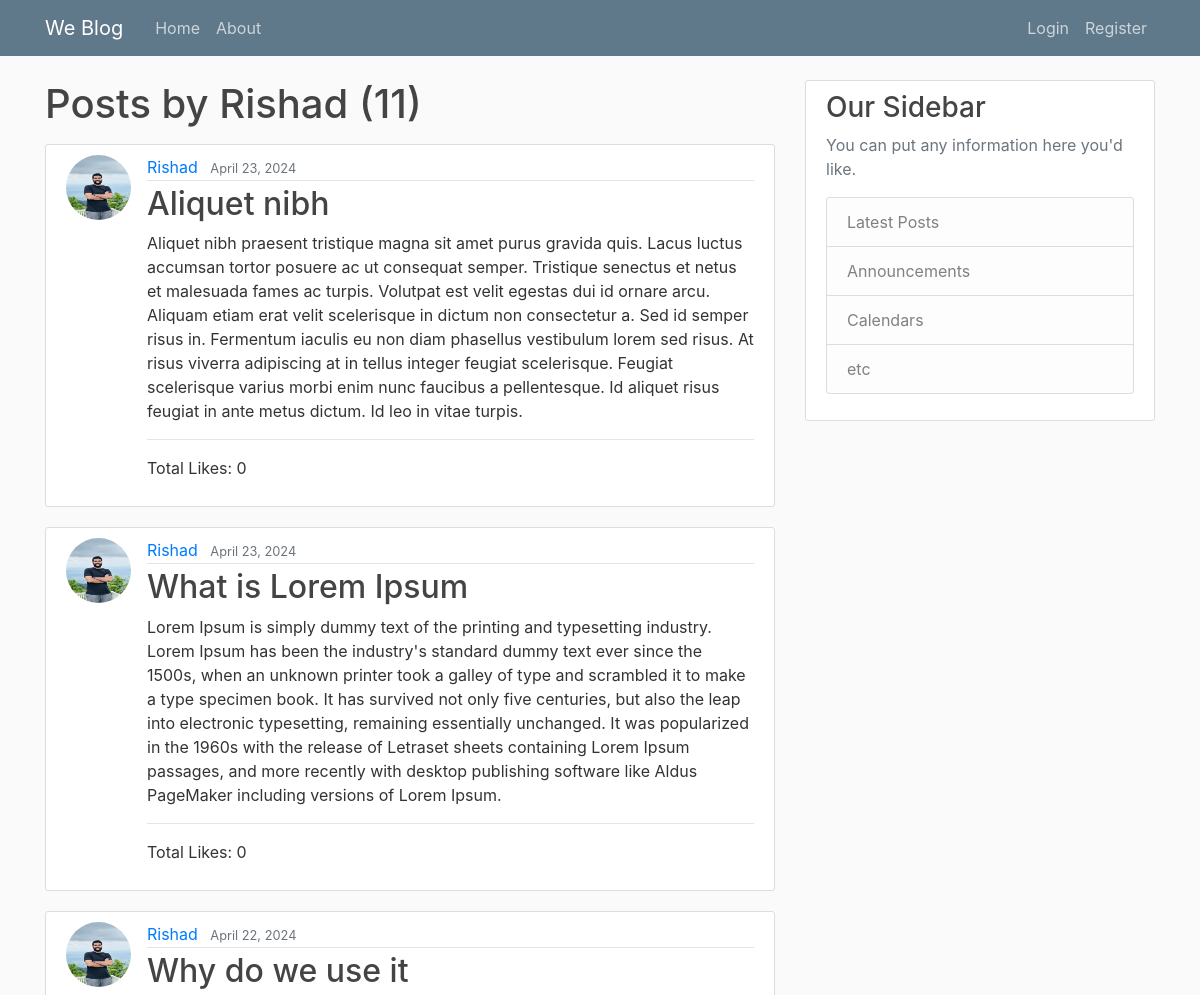
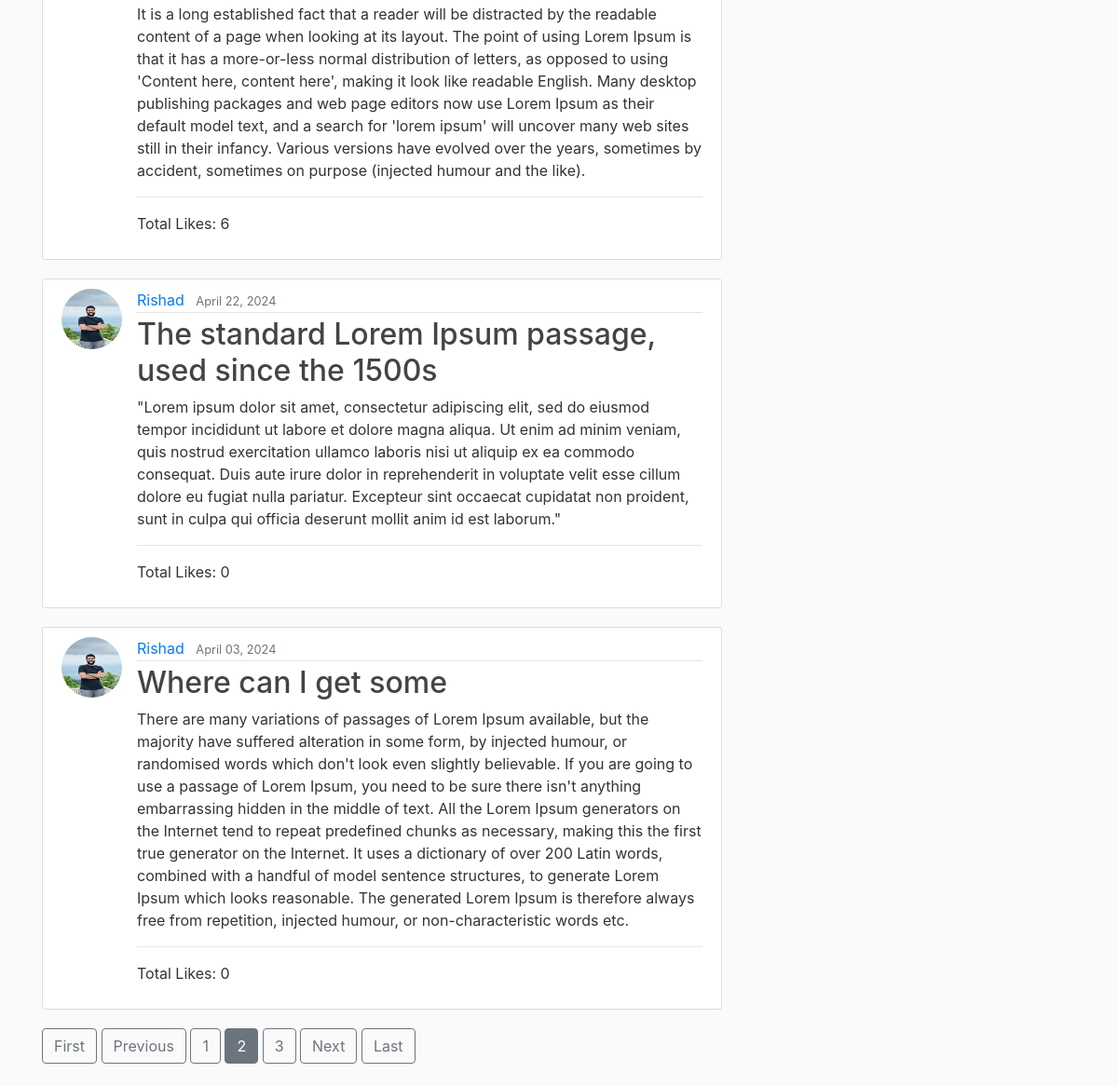
Page /user/Rishad/?page=2 on the committed database (2 pictures, top to bottom).
### blog/models.py (models this page shows, shortened)
class Post(models.Model):
    title = models.CharField(max_length=100)
    content = models.TextField()
    date_posted = models.DateTimeField(default=timezone.now) #used default to give option to change time & date posted
    author = models.ForeignKey(User, on_delete=models.CASCADE) #if the suer is deleted their post should also be deleted that why using (on_delete=models.CASCADE)
    likes = models.ManyToManyField(User, related_name='likes')

### users/models.py (models this page shows, shortened)
class Profile(models.Model):
    user = models.OneToOneField(User, on_delete=models.CASCADE)
    image = models.ImageField(default='default.jpg',upload_to='profile_pics')

### blog/views.py (the view)
# urls.py: path('user/<str:username>/', UserPostListView.as_view(), name='user-posts'),
class UserPostListView(ListView):
    model = Post
    template_name = 'blog/user_posts.html'     # <app>/<model>_<viewtype>.html
    context_object_name = 'posts'
    ordering = [ '-date_posted' ]
    paginate_by = 5
    def get_queryset(self):
        username = self.kwargs.get('username')
        user = get_object_or_404(User, username=username)
        queryset = super().get_queryset().filter(author=user)
        queryset = queryset.annotate(like_count=Count('likes'))
        return queryset

### blog/templates/blog/user_posts.html
{% extends "blog/base.html" %}
{% block content %}
  <h1 class="mb-3">Posts by {{ view.kwargs.username }} ({{ page_obj.paginator.count }})</h1>
  {% for post in posts %}
  <article class="media content-section">
    <img class="rounded-circle article-img" src="{{ post.author.profile.image.url }}">
    <div class="media-body">
          <div class="article-metadata">
              <a class="mr-2" href="{% url 'user-posts' post.author.username %}">{{ post.author }}</a>
              <small class="text-muted">{{ post.date_posted|date:"F d, Y" }}</small>
          </div>
          <h2><a class="article-title" href="{% url 'post-detail' post.id %}">{{ post.title }}</a></h2>
          <p class="article-content">{{ post.content }}</p>
          <hr>
          <p>Total Likes: {{ post.like_count }}</p>
    </div>
  </article>
  {% endfor %}
  {% if is_paginated %}
    {% if page_obj.has_previous %}
      <a class="btn btn-outline-secondary mb-4" href="?page=1">First</a>
      <a class="btn btn-outline-secondary mb-4" href="?page={{ page_obj.previous_page_number }}">Previous</a>
    {% endif %}
    {% for num in page_obj.paginator.page_range %}
      {% if page_obj.number == num %}
        <a class="btn btn-secondary mb-4" href="?page={{ num }}">{{ num }}</a>
      {% elif num > page_obj.number|add:'-3' and num < page_obj.number|add:'3'  %}
      <a class="btn btn-outline-secondary mb-4" href="?page={{ num }}">{{ num }}</a>
      {% endif %}
    {% endfor %}
    {% if page_obj.has_next %}
      <a class="btn btn-outline-secondary mb-4" href="?page={{ page_obj.next_page_number }}">Next</a>
      <a class="btn btn-outline-secondary mb-4" href="?page={{ page_obj.paginator.num_pages }}">Last</a>
    {% endif %}
  {% endif %}
{% endblock content %}

### blog/static/css/main.css (style rules this page uses)
body { background: #fafafa; color: #333333; margin-top: 5rem; }
h1, h2, h3, h4, h5, h6 { color: #444444; }
.content-section { background: #ffffff; padding: 10px 20px; border: 1px solid #dddddd; border-radius: 3px; margin-bottom: 20px; }
.article-title { color: #444444; }
.article-content { white-space: pre-line; }
.article-img { height: 65px; width: 65px; margin-right: 16px; }
.article-metadata { padding-bottom: 1px; margin-bottom: 4px; border-bottom: 1px solid #e3e3e3 }

### rows in the picture
Post: author.profile.image (picture), author "Rishad", date_posted "April 23, 2024", title "Aliquet nibh", content "Aliquet nibh praesent tristique magna sit amet purus gravida quis. Lacus luctus accumsan tortor posuere ac ut consequat semper. Tristique senectus et netus et malesuada fames ac turpis. Volutpat est velit egestas dui id ornare arcu. Aliquam etiam erat velit scelerisque in dictum non consectetur a. Sed id semper risus in. Fermentum iaculis eu non diam phasellus vestibulum lorem sed risus. At risus viverra adipiscing at in tellus integer feugiat scelerisque. Feugiat scelerisque varius morbi enim nunc faucibus a pellentesque. Id aliquet risus feugiat in ante metus dictum. Id leo in vitae turpis.", like_count "0"
Post: author.profile.image (picture), author "Rishad", date_posted "April 23, 2024", title "What is Lorem Ipsum", content "Lorem Ipsum is simply dummy text of the printing and typesetting industry. Lorem Ipsum has been the industry's standard dummy text ever since the 1500s, when an unknown printer took a galley of type and scrambled it to make a type specimen book. It has survived not only five centuries, but also the leap into electronic typesetting, remaining essentially unchanged. It was popularized in the 1960s with the release of Letraset sheets containing Lorem Ipsum passages, and more recently with desktop publishing software like Aldus PageMaker including versions of Lorem Ipsum.", like_count "0"
Post: author.profile.image (picture), author "Rishad", date_posted "April 22, 2024", title "Why do we use it", content "It is a long established fact that a reader will be distracted by the readable content of a page when looking at its layout. The point of using Lorem Ipsum is that it has a more-or-less normal distribution of letters, as opposed to using 'Content here, content here', making it look like readable English. Many desktop publishing packages and web page editors now use Lorem Ipsum as their default model text, and a search for 'lorem ipsum' will uncover many web sites still in their infancy. Various versions have evolved over the years, sometimes by accident, sometimes on purpose (injected humour and the like).", like_count "6"
Post: author.profile.image (picture), author "Rishad", date_posted "April 22, 2024", title "The standard Lorem Ipsum passage, used since the 1500s", content "\"Lorem ipsum dolor sit amet, consectetur adipiscing elit, sed do eiusmod tempor incididunt ut labore et dolore magna aliqua. Ut enim ad minim veniam, quis nostrud exercitation ullamco laboris nisi ut aliquip ex ea commodo consequat. Duis aute irure dolor in reprehenderit in voluptate velit esse cillum dolore eu fugiat nulla pariatur. Excepteur sint occaecat cupidatat non proident, sunt in culpa qui officia deserunt mollit anim id est laborum.\"", like_count "0"
Post: author.profile.image (picture), author "Rishad", date_posted "April 03, 2024", title "Where can I get some", content "There are many variations of passages of Lorem Ipsum available, but the majority have suffered alteration in some form, by injected humour, or randomised words which don't look even slightly believable. If you are going to use a passage of Lorem Ipsum, you need to be sure there isn't anything embarrassing hidden in the middle of text. All the Lorem Ipsum generators on the Internet tend to repeat predefined chunks as necessary, making this the first true generator on the Internet. It uses a dictionary of over 200 Latin words, combined with a handful of model sentence structures, to generate Lorem Ipsum which looks reasonable. The generated Lorem Ipsum is therefore always free from…", like_count "0"

### other values in the picture
{{ view.kwargs.username }} "Rishad"
{{ page_obj.paginator.count }} "11"
{{ num }} "1" "3"
{{ num }} "2"
